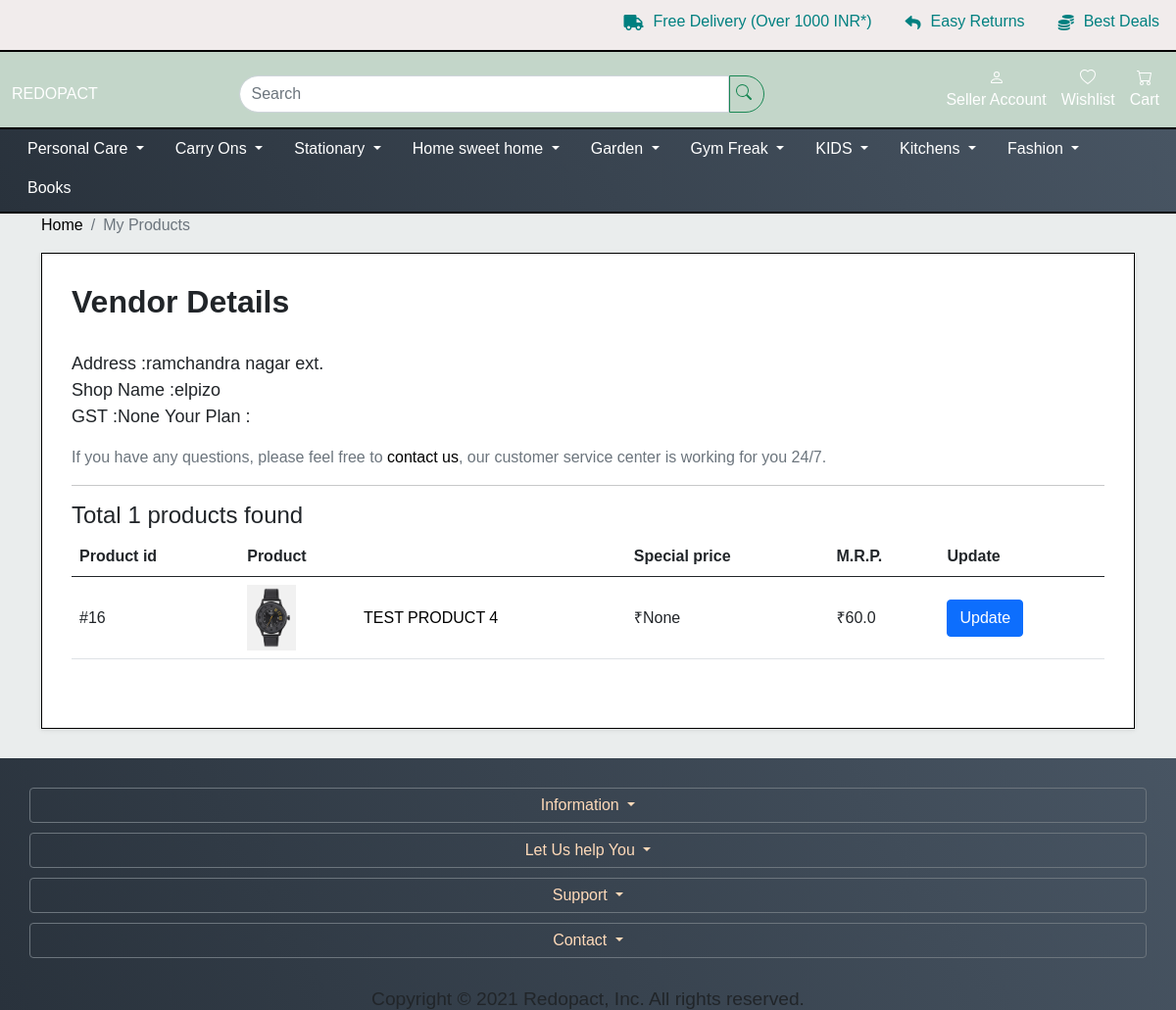
Page /viewmyproducts/ (signed in) on the earlier database version.
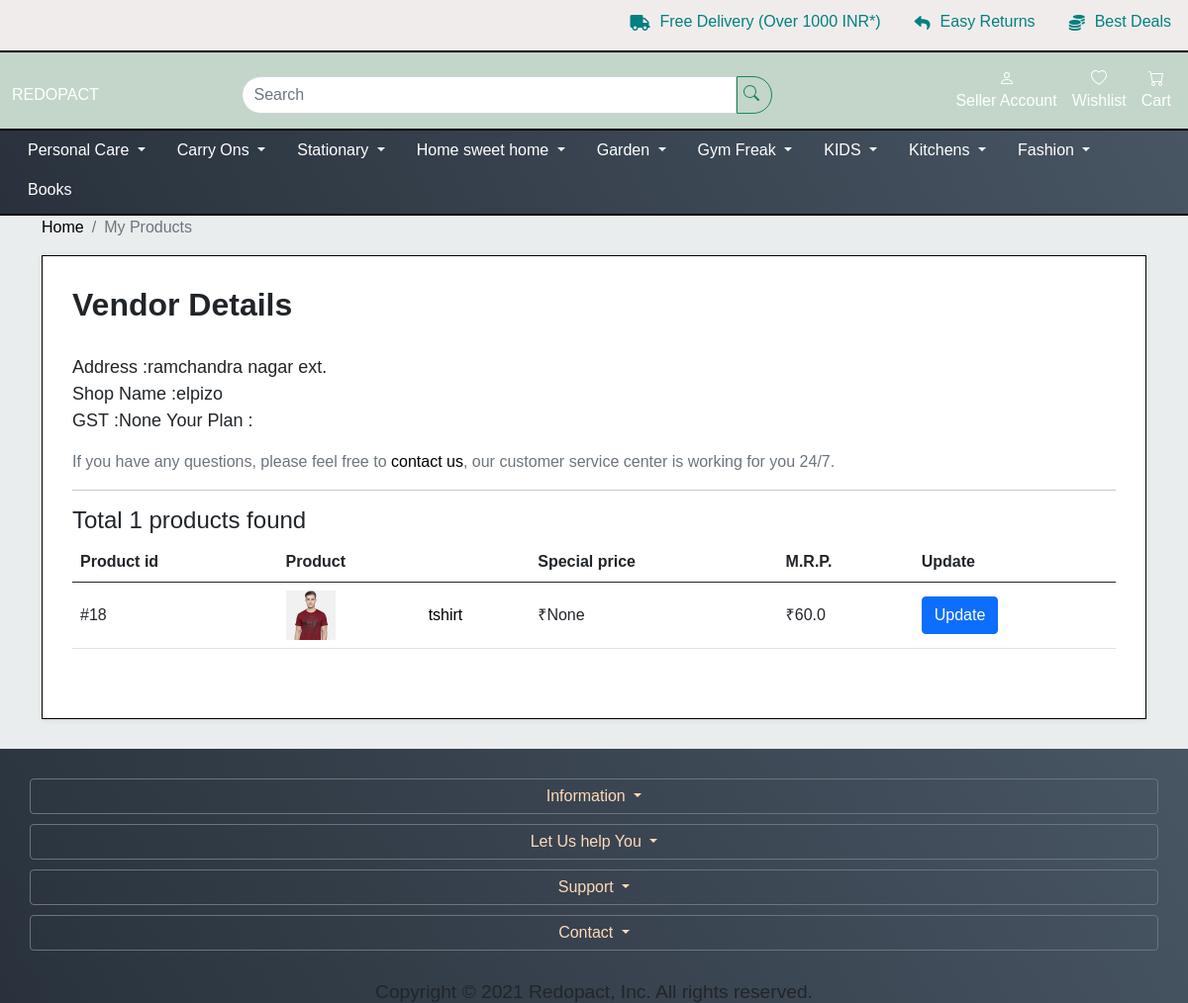
Same page on the later database version.
### account/models.py (models this page shows)
class VendorAccount(models.Model):
    vendor = models.OneToOneField(Account, default=None, on_delete=models.CASCADE, primary_key=True, )
    email = models.EmailField(verbose_name="email", max_length=100)
    shop_number = models.IntegerField(null=True, blank=True)
    shop_name = models.CharField(max_length=150)
    shop_add = models.CharField(max_length=200)
    city = models.CharField(max_length=30)
    state = models.CharField(max_length=20)
    gst = models.CharField(max_length=30 ,null=True, blank=True)
    vat = models.CharField(max_length=30, null=True, blank=True)
    aadhaar_card = models.CharField(max_length=30, null=True, blank=True)
    pan = models.CharField(max_length=30, null=True, blank=True)
    pan_image = models.ImageField(upload_to=get_uplaod_file_name, null=True, blank=True, )
    aadhaar_image = models.ImageField(upload_to=get_uplaod_file_name, null=True, blank=True, )
    facebook_link = models.CharField(max_length=200, null=True, blank=True)
    instagram_link = models.CharField(max_length=200, null=True, blank=True)
    twitter_link = models.CharField(max_length=200, null=True, blank=True)
    linkedin_link = models.CharField(max_length=200, null=True, blank=True)
    youtube_link = models.CharField(max_length=200, null=True, blank=True)
    pickup_address = models.CharField(max_length=200, null=True, blank=True)
    bank_account_number=models.IntegerField(null=True, blank=True)
    bank_ifsc_code = models.IntegerField(null=True, blank=True)
    bank_name = models.CharField(max_length=50, null=True, blank=True)
    bank_account_holder_name = models.CharField(max_length=100, null=True, blank=True)
    is_verified = models.BooleanField(default=False)
    is_active = models.BooleanField(default=True)
    logo = models.ImageField(upload_to=get_uplaod_file_name, null=True, blank=True, )
    def __str__(self):
        return self.shop_name

### shop/models.py (models this page shows)
class Product(models.Model):
    vendor = models.ForeignKey(VendorAccount, on_delete=models.CASCADE)
    name = models.CharField(max_length=150)
    category2 = models.ForeignKey(Category, on_delete=models.CASCADE, null=True, blank=True)
    subcategory1 = models.ForeignKey(SubCategory1, on_delete=models.CASCADE, null=True, blank=True)
    subcategory2 = models.ForeignKey(SubCategory2, on_delete=models.CASCADE, null=True, blank=True)
    size = models.CharField(max_length=50, null=True, blank=True)
    product_for = models.CharField(max_length=7, choices=PRODUCTFOR_CHOICES, default='general')
    brand = models.CharField(max_length=50, null=True)
    tags = models.CharField(max_length=500, null=True, blank=True, default="blanktag")
    material = models.CharField(max_length=50, null=True, blank=True, default="")
    slug = models.SlugField(max_length=170, unique=True)
    sku = models.CharField(max_length=50, null=True,blank=True,unique=True)
    in_stock = models.BooleanField(default=False)
    discount = models.IntegerField(null=True, blank=True)
    stock = models.IntegerField(null=True, blank=True)
    mrp = models.FloatField(default=60.00, null=True, blank=True)
    special_price = models.FloatField(null=True,blank=True)
    our_price = models.FloatField(null=True,blank=True)
    description = RichTextField(null=True, blank=True, )
    short_description = RichTextField(null=True, blank=True, )
    weight = models.FloatField(default=0.00, null=True)
    length= models.FloatField(default=0.00, null=True)
    width = models.FloatField(default=0.00, null=True)
    height = models.FloatField(default=0.00, null=True)
    pub_date = models.DateField(null=True, blank=True, )
    is_recycled = models.BooleanField(default=False)
    is_upcycled = models.BooleanField(default=False)
    is_ecofriendly = models.BooleanField(default=False)
    has_variation = models.BooleanField(default=False)
    image = models.ImageField(upload_to=get_uplaod_file_name,  null=True, blank=True,)
    image2 = models.ImageField(upload_to=get_uplaod_file_name, null=True, blank=True, )
    image3 = models.ImageField(upload_to=get_uplaod_file_name, null=True, blank=True, )
    def __str__(self):
        return self.name

### shop/views.py (the view)
# urls.py: path('viewmyproducts/', views.viewmyproducts, name='viewmyproducts'),
@login_required(login_url="../login")
def viewmyproducts(request):
    if request.user.is_Vendor == True:
        vendor = getvendor(email=request.user.email)
        products = Product.objects.filter(vendor=vendor)
        params = {'products': products, 'vendor': vendor}
        print(params)
        print(vendor)
        return render(request, 'shop/myproduct.html', params)
    else:
        return render(request, "shop/unauthorized.html")

### shop/templates/shop/myproduct.html (shortened to what this page needs)
{% extends 'general/base.html' %}
{%load static%}
{% block head%}
    <link rel="stylesheet" href="{%static 'shop/css/styles_navbar_Responsive.css'%}">
    <link rel="stylesheet" href="https://unpkg.com/flickity@2/dist/flickity.min.css">
    <link rel="stylesheet" href="{%static 'shop/css/myproducts.css'%}">
{% endblock %}
{% block body%}
    <div id="all">
      <div id="content">
        <div class="container">
          <div class="row">
            <div class="col-lg-12">
              <nav aria-label="breadcrumb">
                <ol class="breadcrumb">
                  <li class="breadcrumb-item"><a href="../">Home</a></li>
                  <li aria-current="page" class="breadcrumb-item active">My Products</li>
                </ol>
              </nav>
            </div>
            <div id="customer-order" class="col-lg-12">
              <div class="box">
                <h1>Vendor Details</h1>
                <p class="lead">
                  <b>Address</b> :{{vendor.shop_add}} <br>
                  <b>Shop Name</b> :{{vendor.shop_name}} <br>
                  <b>GST</b> :{{vendor.gst}}           <b>Your Plan</b> :{{vendor.plan}}</p>
                <p class="text-muted">If you have any questions, please feel free to <a href="../contactus">contact us</a>, our customer service center is working for you 24/7.</p>
                <hr>
                <h4>Total {{products|length}} products found </h4>
                <div class="table-responsive mb-4">
                  <table class="table">
                    <thead>
                      <tr>
                        <th>Product id</th>
                        <th colspan="2">Product</th>
                        <th>Special price</th>
                        <th>M.R.P.</th>
                        <th>Update</th>
                      </tr>
                    </thead>
                    <tbody>
                    {%for product in products%}
                      <tr>
                        <td>#{{product.id}}</td>
                        <td><a href="../updateproduct/{{product.id}}"><img src="/media/{{product.image}}" alt="{{product.name}}"></a></td>
                        <td><a href="../updateproduct/{{product.id}}">{{product.name}}</a></td>
                        <td>₹{{product.special_price}}</td>
                        <td>₹{{product.mrp}}</td>
                        <td><a href="../updateproduct/{{product.id}}" class="btn btn-primary">Update</a></td>
                      </tr>
                    {%endfor%}
                    </tbody>
                  </table>
                </div>
              </div>
            </div>
          </div>
        </div>
      </div>
    </div>
{% endblock %}

### general/templates/general/base.html (shortened to what this page needs)
<!DOCTYPE html>
{%load static%}
<html lang="en">
<head>
    <link href="https://cdn.jsdelivr.net/npm/bootstrap@5.0.1/dist/css/bootstrap.min.css" rel="stylesheet"
>
    <link rel="stylesheet" href="https://cdnjs.cloudflare.com/ajax/libs/font-awesome/5.15.1/css/all.min.css" />
    <link rel="stylesheet" href="{%static 'general/css/style.css'%}" >
    <link rel="stylesheet" href="https://unpkg.com/flickity@2/dist/flickity.min.css">
    {% block head%} {% endblock %}
</head>
<body>
    <section id="header">
        <div class="header hide">
            <div class="top-bar">
                <div class="top-bar-item">
                    <div class="icon">
                        <i class="fas fa-truck"></i>
                    </div>
                    <div class="icon-content">
                        <h6>Free Delivery (Over 1000 INR*)</h6>
                    </div>
                </div>
                <div class="top-bar-item">
                    <div class="icon">
                        <i class="fas fa-reply"></i>
                    </div>
                    <div class="icon-content">
                        <h6>Easy Returns</h6>
                    </div>
                </div>
                <div class="top-bar-item">
                    <div class="icon">
                        <i class="fas fa-coins"></i>
                    </div>
                    <div class="icon-content">
                        <h6>Best Deals</h6>
                    </div>
                </div>
            </div>
        </div>
    </section>
    <section id="navbar">
        <nav class="navbar header">
            <div class="container-fluid">
                <a id="logo-img" href="../../" class="hide" style="color: #ffffff;">REDOPACT</a>
                <div class="d-sm-none d-md-block ms-auto d-none d-sm-block">
                    <form action="../listing/" method="get" class="d-flex ms-auto">
                        <input id="inpt_srch" class="form-control" name="search" type="search" placeholder="Search"
                            aria-label="Search">
                        <button id="srch" class="btn btn-outline-success" type="submit" style="padding-left: 6px"></button>
                    </form>
                </div>
                {%if request.user.is_authenticated %}
                <ul class="flex-container ms-auto" style="list-style-type: none">
                    {%if request.user.is_Vendor %}
                    <li class="pad_nav">
                        <a href="../../dashboard" style="color: #ffffff;">
                            <br>Seller Account</a>
                    </li>
                    {%endif%}
                    <li class="pad_nav">
                        <a href="../../wishlist" style="color: #ffffff;">
                            <br>Wishlist</a>
                    </li>
                    <li class="pad_nav">
                        <a href="../../cart" style="color: #ffffff;">
                            </span><br>Cart</a>
                    </li>
                </ul>
                {%endif%}
            </div>
        </nav>
        <nav class="navbar nav2 d-none d-sm-block">
            <div class="container-fluid margin-bottom: 0">
                <ul class="ms-auto me-auto mb-2 mb-lg-0 mb-md-0 mb-sm-0 navi"
                    style="list-style-type: none; padding-left: 0px">
                    <li class="nav-item dropdown active">
                        <a class="nav-link dropdown-toggle" href="#" id="navbarDropdown" role="button"
                            data-bs-toggle="dropdown" aria-expanded="false">
                            Personal Care
                        </a>
                    </li>
                    <li class="nav-item dropdown active">
                        <a class="nav-link dropdown-toggle" href="#" id="navbarDropdown" role="button"
                            data-bs-toggle="dropdown" aria-expanded="false">
                            Carry Ons
                        </a>
                    </li>
                    <li class="nav-item dropdown active">
                        <a class="nav-link dropdown-toggle" href="#" id="navbarDropdown" role="button"
                            data-bs-toggle="dropdown" aria-expanded="false">
                            Stationary
                        </a>
                    </li>
                    <li class="nav-item dropdown active">
                        <a class="nav-link dropdown-toggle" href="#" id="navbarDropdown" role="button"
                            data-bs-toggle="dropdown" aria-expanded="false">
                            Home sweet home
                        </a>
                    </li>
                    <li class="nav-item dropdown active">
                        <a class="nav-link dropdown-toggle" href="#" id="navbarDropdown" role="button"
                            data-bs-toggle="dropdown" aria-expanded="false">
                            Garden
                        </a>
                    </li>
                    <li class="nav-item dropdown active">
                        <a class="nav-link dropdown-toggle" href="#" id="navbarDropdown" role="button"
                            data-bs-toggle="dropdown" aria-expanded="false">
                            Gym Freak
                        </a>
                    </li>
                    <li class="nav-item dropdown active">
                        <a class="nav-link dropdown-toggle" href="#" id="navbarDropdown" role="button"
                            data-bs-toggle="dropdown" aria-expanded="false">
                            KIDS
                        </a>
                    </li>
                    <li class="nav-item dropdown active">
                        <a class="nav-link dropdown-toggle" href="#" id="navbarDropdown" role="button"
                            data-bs-toggle="dropdown" aria-expanded="false">
                            Kitchens
                        </a>
                    </li>
                    <li class="nav-item dropdown active">
                        <a class="nav-link dropdown-toggle" href="#" id="navbarDropdown" role="button"
                            data-bs-toggle="dropdown" aria-expanded="false">
                            Fashion
                        </a>
                    </li>
                    <li class="nav-item active">
                        <a class="nav-link" href="#">Books</a>
                    </li>
                </ul>
            </div>
        </nav>
    </section>
    {% block body%} {% endblock %}
    <section id="footer-mobile">
        <div class="footer">
            <div class="footer-items">
                <div class="dropdown">
                    <button class="btn btn-secondary dropdown-toggle" type="button" id="dropdownMenu2"
                        data-bs-toggle="dropdown" aria-expanded="false">
                        Information
                    </button>
                    <button class="btn btn-secondary dropdown-toggle" type="button" id="dropdownMenu3"
                        data-bs-toggle="dropdown" aria-expanded="false">
                        Let Us help You
                    </button>
                    <button class="btn btn-secondary dropdown-toggle" type="button" id="dropdownMenu4"
                        data-bs-toggle="dropdown" aria-expanded="false">
                        Support
                    </button>
                    <button class="btn btn-secondary dropdown-toggle" type="button" id="dropdownMenu5"
                        data-bs-toggle="dropdown" aria-expanded="false">
                        Contact
                    </button>
                </div>
            </div>
        </div>
        <div class="copyright">
            <h4>Copyright © 2021 Redopact, Inc. All rights reserved.</h4>
        </div>
    </section>
</body>
</html>

Differences in the rows shown:
removed Product: id "16", image (picture), name "TEST PRODUCT 4", special_price "None", mrp "60.0"
added Product: id "18", image (picture), name "tshirt", special_price "None", mrp "60.0"
